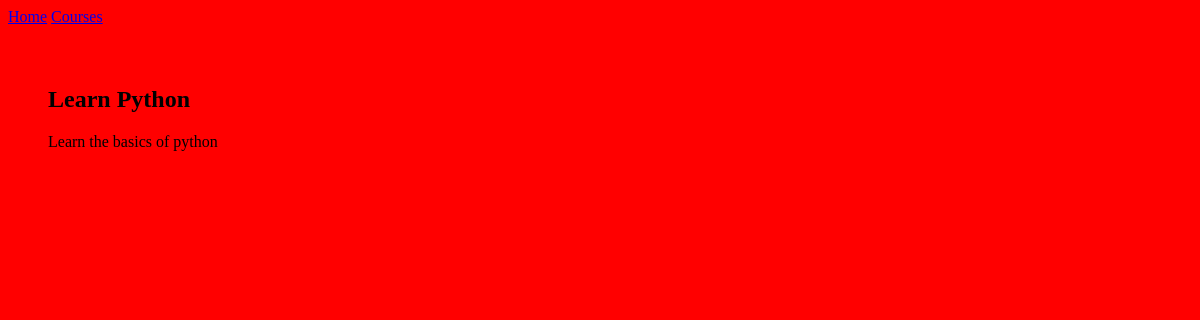
Before: /courses/1/ with the older database file.
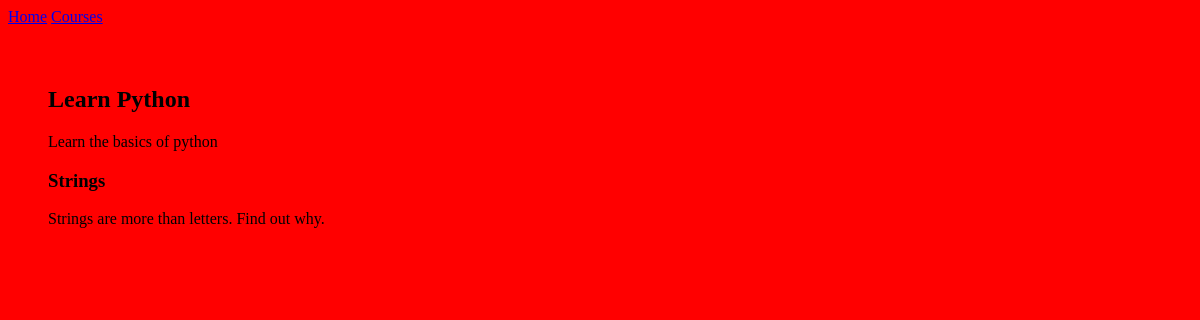
After: the same page with the newer database file.
### courses/models.py (models this page shows, shortened)
class Step(models.Model):
    title = models.CharField(max_length=255)
    description = models.TextField()
    content = models.TextField(blank=True, default="")
    order = models.IntegerField(default=0)
    course = models.ForeignKey(Course)
    class Meta:
        ordering = ['order', ]

### courses/views.py (the view)
# urls.py: url(r'(?P<pk>\d+)/$', views.course_detail),
def course_detail(request, pk):
    course = get_object_or_404(Course, pk=pk)
    return render(request, 'courses/course_detail.html', {'course': course})

### courses/templates/courses/course_detail.html (shortened to what this page needs)
{% extends "layout.html" %}
{% block content %}
<article>
  <h2>{{ course.title }}</h2>
  {{ course.description }}
  <section>
    {% for step in course.step_set.all %}
    <h3>{{ step.title }}</h3>
      {{ step.description }}
    {% endfor %}
  </section>
</article>
{% endblock %}

Changed rows visible on the page:
added Step: title "Strings", description "Strings are more than letters. Find out why."
